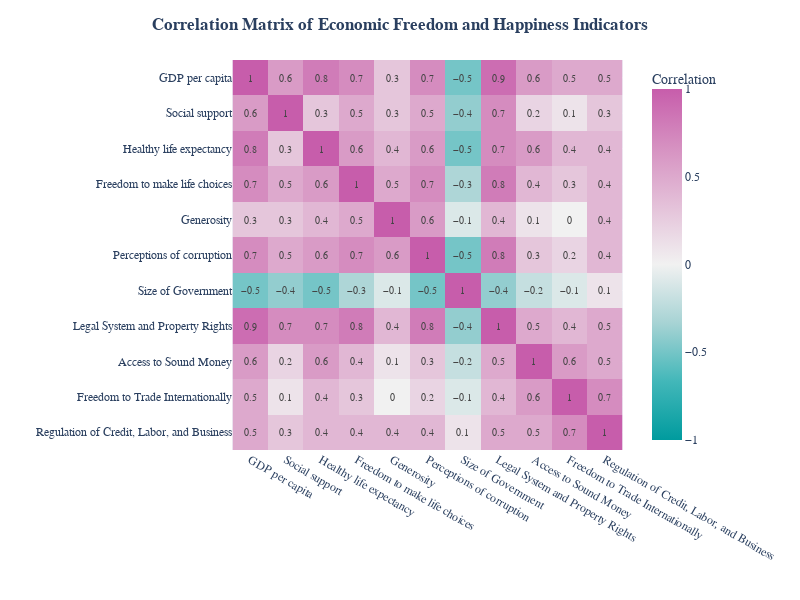

Source (notebook cell):
### Markdown cell above
## Dimensional Analysis

### Code cell
columns_to_keep=['GDP per capita', 'Social support',
       'Healthy life expectancy', 'Freedom to make life choices', 'Generosity',
       'Perceptions of corruption', 'Size of Government',
       'Legal System and Property Rights', 'Access to Sound Money', 'Freedom to Trade Internationally', 'Regulation of Credit, Labor, and Business']

corr = data[columns_to_keep].corr().round(1)
color_continuous_scale='tropic'

fig = px.imshow(corr,
                x=corr.index,
                y=corr.columns,
                color_continuous_scale='tropic',
                zmin=-1, zmax=1,
                labels=dict(color='Correlation'),
                text_auto=True)

fig.update_layout(title='<b>Correlation Matrix of Economic Freedom and Happiness Indicators</b>',
                  xaxis_title='',
                  yaxis_title='',
                  title_x=0.5,
                  coloraxis_colorbar=dict(title='Correlation'),
                  font=dict(family='Arial', size=12),
                  width=800, height=600),

fig.update_traces(textfont_size=10, hoverinfo='text')
fig.show()

### Figure 1 — Plotly figure (JSON) as saved in the notebook; plotly's stock layout.template omitted (floating-point values rounded to 4 significant figures)
{"data": [{"coloraxis": "coloraxis", "hoverinfo": "text", "hovertemplate": "x: %{x}<br>y: %{y}<br>Correlation: %{z}<extra></extra>", "name": "0", "textfont": {"size": 10}, "texttemplate": "%{z}", "type": "heatmap", "x": ["GDP per capita", "Social support", "Healthy life expectancy", "Freedom to make life choices", "Generosity", "Perceptions of corruption", "Size of Government", "Legal System and Property Rights", "Access to Sound Money", "Freedom to Trade Internationally", "Regulation of Credit, Labor, and Business"], "xaxis": "x", "y": ["GDP per capita", "Social support", "Healthy life expectancy", "Freedom to make life choices", "Generosity", "Perceptions of corruption", "Size of Government", "Legal System and Property Rights", "Access to Sound Money", "Freedom to Trade Internationally", "Regulation of Credit, Labor, and Business"], "yaxis": "y", "z": [[1.0, 0.6, 0.8, 0.7, 0.3, 0.7, -0.5, 0.9, 0.6, 0.5, 0.5], [0.6, 1.0, 0.3, 0.5, 0.3, 0.5, -0.4, 0.7, 0.2, 0.1, 0.3], [0.8, 0.3, 1.0, 0.6, 0.4, 0.6, -0.5, 0.7, 0.6, 0.4, 0.4], [0.7, 0.5, 0.6, 1.0, 0.5, 0.7, -0.3, 0.8, 0.4, 0.3, 0.4], [0.3, 0.3, 0.4, 0.5, 1.0, 0.6, -0.1, 0.4, 0.1, 0.0, 0.4], [0.7, 0.5, 0.6, 0.7, 0.6, 1.0, -0.5, 0.8, 0.3, 0.2, 0.4], [-0.5, -0.4, -0.5, -0.3, -0.1, -0.5, 1.0, -0.4, -0.2, -0.1, 0.1], [0.9, 0.7, 0.7, 0.8, 0.4, 0.8, -0.4, 1.0, 0.5, 0.4, 0.5], [0.6, 0.2, 0.6, 0.4, 0.1, 0.3, -0.2, 0.5, 1.0, 0.6, 0.5], [0.5, 0.1, 0.4, 0.3, 0.0, 0.2, -0.1, 0.4, 0.6, 1.0, 0.7], [0.5, 0.3, 0.4, 0.4, 0.4, 0.4, 0.1, 0.5, 0.5, 0.7, 1.0]]}], "layout": {"coloraxis": {"cmax": 1, "cmin": -1, "colorbar": {"title": {"text": "Correlation"}}, "colorscale": [[0.0, "rgb(0, 155, 158)"], [0.1667, "rgb(66, 183, 185)"], [0.3333, "rgb(167, 211, 212)"], [0.5, "rgb(241, 241, 241)"], [0.6667, "rgb(228, 193, 217)"], [0.8333, "rgb(214, 145, 193)"], [1.0, "rgb(199, 93, 171)"]]}, "font": {"family": "Arial", "size": 12}, "height": 600, "margin": {"t": 60}, "title": {"text": "<b>Correlation Matrix of Economic Freedom and Happiness Indicators</b>", "x": 0.5}, "width": 800, "xaxis": {"anchor": "y", "constrain": "domain", "domain": [0.0, 1.0], "scaleanchor": "y", "title": {"text": ""}}, "yaxis": {"anchor": "x", "autorange": "reversed", "constrain": "domain", "domain": [0.0, 1.0], "title": {"text": ""}}}}
